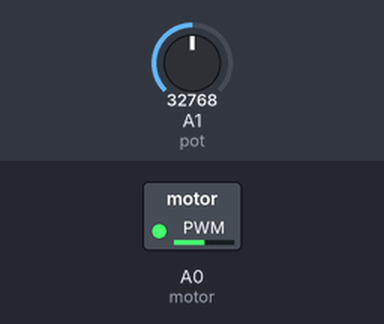
This program was run on a simulated CircuitPython board. Shown: switched loads named in the program (green lamp = pin HIGH). The inputs (shaded band) are chosen by the test bench; at power-on: A1 (pot) = 32768 (analog values on the 0–65535 scale).

Above: at 1.2 s.
1.3 s: A1 (pot) set to 45874
At 1.9 s:
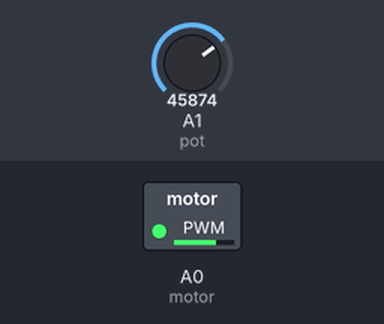
2.8 s: A1 (pot) set to 57670
At 3.1 s:
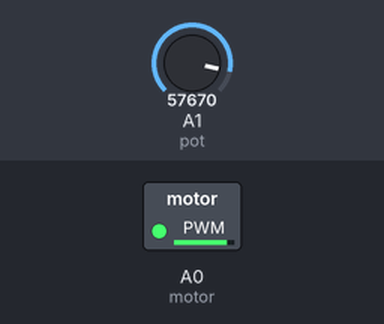
4.3 s: A1 (pot) set to 7864
At 5.4 s:
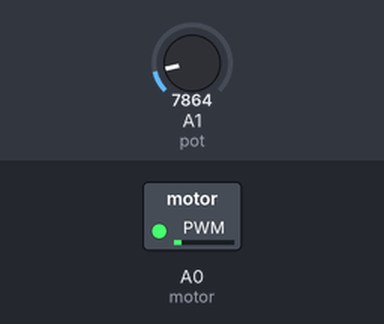
5.8 s: A1 (pot) set to 0
At 6.6 s:
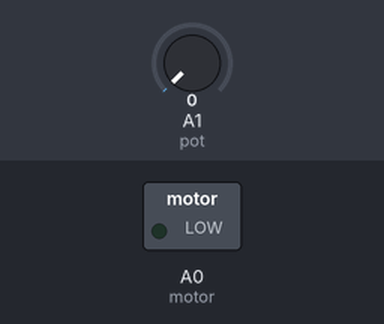
Timing chart, 0 to 8.3 s (numbered marks = the images above; inputs shaded):
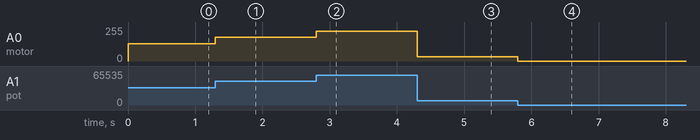

The program:

Motor_control.py
```python
import board
import analogio

motor=analogio.AnalogOut(board.A0) # MotorReading
pot=analogio.AnalogIn(board.A1) # PotReading
while True:
    speed=pot.value  # CombinesThePreviousStuffToRunTheMotor
    motor.value=speed
```

Measured:
- after the input at 1.3 s, A0 (motor): 128/255 → 178/255 at once
- after the input at 2.8 s, A0 (motor): 178/255 → 224/255 at once
- after the input at 4.3 s, A0 (motor): 224/255 → 31/255 at once
- after the input at 5.8 s, A0 (motor): 31/255 → 0/255 at once
